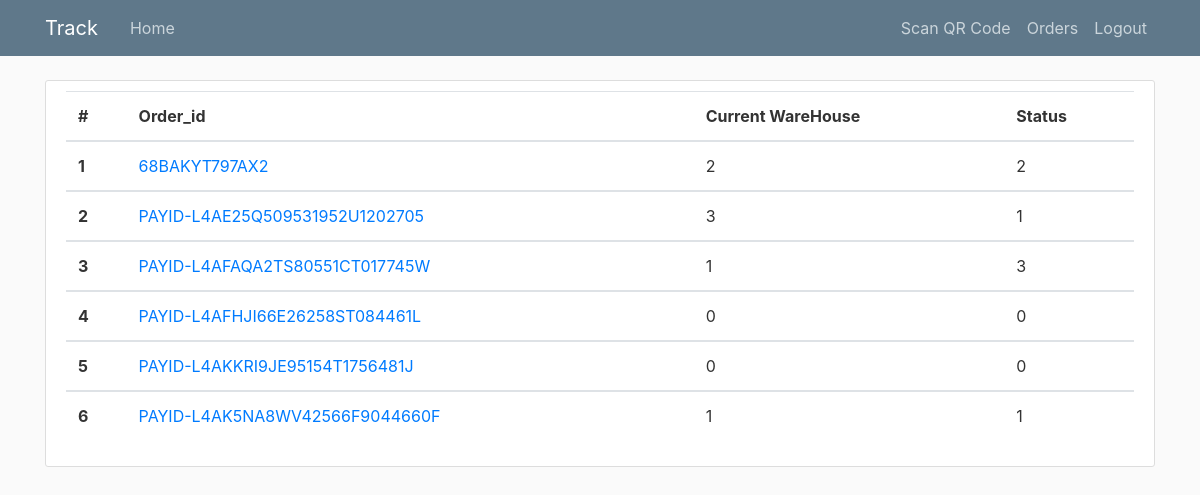
Page /orders (signed in) on the committed database.
### track/models.py (models this page shows)
class OrderDetails(db.Model):
	id = db.Column(db.Integer, primary_key=True)
	paymentID = db.Column(db.String, unique=True, nullable=False)
	email_id = db.Column(db.String, nullable=False, default='vbkhathuria@gmail.com')
	number = db.Column(db.String, nullable=False, default = '917977753034')
	address = db.Column(db.String, nullable = False)
	current_warehouse_id = db.Column(db.Integer, db.ForeignKey('warehouse.id'), default = 0)
	status = db.Column(db.Integer, nullable=False, default = 0)

### track/routes.py (the view)
@app.route('/orders')
@login_required
def orders():
	return render_template('orders.html', title = 'Orders', orders=OrderDetails.query.all())

### track/models.py (called while the page is built)
@login_manager.user_loader
def load_user(user_id):
    return Warehouse.query.get(int(user_id))

### track/templates/orders.html
{% extends "layout.html" %}
{% block content %}
	<div  class="content-section">
		<table class="table">
		  <thead>
		    <tr>
		      <th scope="col">#</th>
		      <th scope="col">Order_id</th>
		      <th scope="col">Current WareHouse</th>
		      <th scope="col">Status</th>
		    </tr>
		  </thead>
		  {% for i in orders %}
			  <tbody>
				    <tr>
				      <th scope="row">{{ loop.index }}</th>
				      <td>
				      <a href="{{ url_for( 'order_details', paymentID = i.paymentID, current_warehouse_id = i.current_warehouse_id ) }}">
				      	{{ i.paymentID }}
				      </a>
				  	  </td>
				      <td>{{ i.current_warehouse_id }}</td>
				      <td>{{ i.status }}</td>
				    </tr>
			  </tbody>
		   {% endfor %}
		</table>
	</div>
{% endblock content %}

### track/templates/layout.html (shortened to what this page needs)
<!DOCTYPE html>
<html>
<head>
    <link rel="stylesheet" href="https://maxcdn.bootstrapcdn.com/bootstrap/4.0.0/css/bootstrap.min.css">
    <link rel="stylesheet" type="text/css" href="{{ url_for('static', filename='main.css') }}">
</head>
<body>
    <header class="site-header">
      <nav class="navbar navbar-expand-md navbar-dark bg-steel fixed-top">
        <div class="container">
          <a class="navbar-brand mr-4" href="/">Track</a>
          <div class="collapse navbar-collapse" id="navbarToggle">
            <div class="navbar-nav mr-auto">
              <a class="nav-item nav-link" href="{{ url_for('orders') }}">Home</a>
            </div>
            <div class="navbar-nav">
              {% if current_user.is_authenticated %}
                <a class="nav-item nav-link" href="{{ url_for('scan') }}">Scan QR Code</a>
                <a class="nav-item nav-link" href="{{ url_for('orders') }}">Orders</a>
                <a class="nav-item nav-link" href="{{ url_for('logout') }}">Logout</a>
              {% else %}
                <a class="nav-item nav-link" href="{{ url_for('warehouselogin') }}">Login</a>
                <a class="nav-item nav-link" href="{{ url_for('addwarehouse') }}">Register</a>
              {% endif %}
            </div>
          </div>
        </div>
      </nav>
    </header>
    <main role="main" class="container">
      <div class="row">
        <div class="col-md-12">
          {% block content %}{% endblock %}
        </div>
    </div>
</body>
</html>

### track/static/main.css (style rules this page uses)
body { background: #fafafa; color: #333333; margin-top: 5rem; }
.bg-steel { background-color: #5f788a; }
.site-header .navbar-nav .nav-link { color: #cbd5db; }
.content-section { background: #ffffff; padding: 10px 20px; border: 1px solid #dddddd; border-radius: 3px; margin-bottom: 20px; }

### rows in the picture
OrderDetails: paymentID "68BAKYT797AX2", current_warehouse_id "2", status "2"
OrderDetails: paymentID "PAYID-L4AE25Q509531952U1202705", current_warehouse_id "3", status "1"
OrderDetails: paymentID "PAYID-L4AFAQA2TS80551CT017745W", current_warehouse_id "1", status "3"
OrderDetails: paymentID "PAYID-L4AFHJI66E26258ST084461L", current_warehouse_id "0", status "0"
OrderDetails: paymentID "PAYID-L4AKKRI9JE95154T1756481J", current_warehouse_id "0", status "0"
OrderDetails: paymentID "PAYID-L4AK5NA8WV42566F9044660F", current_warehouse_id "1", status "1"
